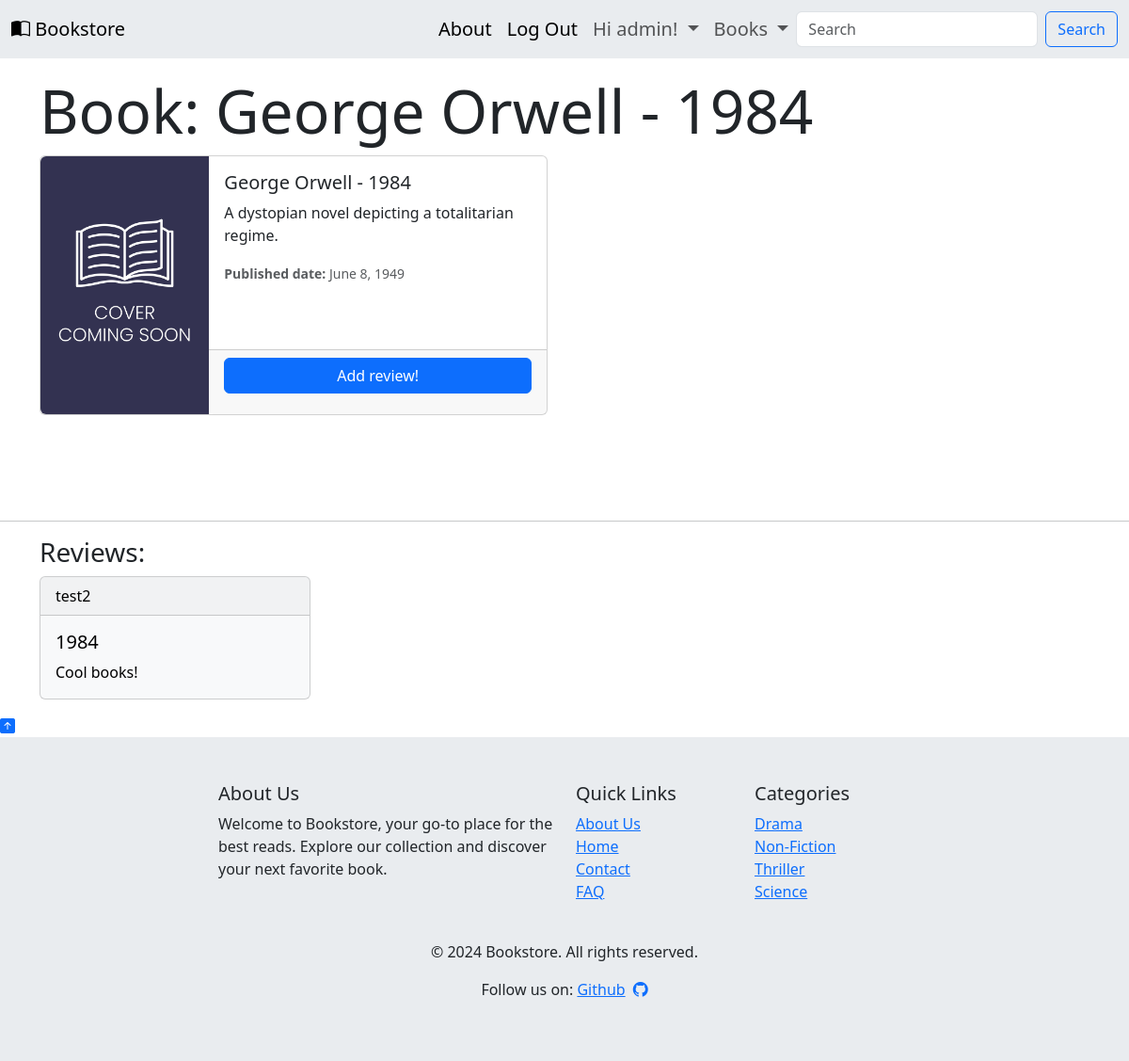
/books/d257a3ff-3d21-4b96-b703-7cc9d520c9b5/ (signed in), run on the app's committed database.
### accounts/models.py (models this page shows)
class CustomUser(AbstractUser):
    pass

### books/models.py (models this page shows, shortened)
class Book(models.Model):
    id = models.UUIDField(
        primary_key=True,
        default=uuid.uuid4,
        db_index=True,
        editable=False,
    )
    title = models.CharField(max_length=200)
    author = models.CharField(max_length=200)
    price = models.DecimalField(max_digits=6, decimal_places=2)
    cover = models.ImageField(
        upload_to="covers/",
        blank=True,
        default=get_default_cover,
    )
    description = models.TextField(blank=True, default="No description")
    published_date = models.DateField(default=date.today)
    category = models.ForeignKey(
        Category,
        on_delete=models.CASCADE,
        related_name="books",
        blank=True,
        null=True,
    )
    class Meta:
        verbose_name_plural = "Books"
        permissions = [
            ("special_status", "Can read all books"),
        ]

### reviews/models.py (models this page shows, shortened)
class Review(models.Model):
    book = models.ForeignKey(
        Book,
        on_delete=models.CASCADE,
        related_name="reviews",
    )
    review = models.TextField(blank=True)
    author = models.ForeignKey(
        get_user_model(),
        on_delete=models.CASCADE,
    )

### books/views.py (the view)
# urls.py: path("<uuid:pk>/", views.BookDetialView.as_view(), name="book_detail"),
class BookDetialView(
    mixins.LoginRequiredMixin,
    mixins.PermissionRequiredMixin,
    generic.DetailView,
):
    model = Book
    context_object_name = "book"
    template_name = "books/book_detail.html"
    login_url = "account_login"
    permission_required = "books.special_status"
    queryset = Book.objects.all().prefetch_related(
        "reviews__author",
    )

### books/context_processor.py (called while the page is built)
def categories(request):
    return {"categories": Category.objects.all()}

### templates/books/book_detail.html (shortened to what this page needs)
{% extends "_base.html" %}
{% block content %}
  <section style="padding: 5rem 0;">
    <div class="container">
      <h1 class="display-3 text-dark">Book: {{ book.author }} - {{ book.title }}</h1>
      <div class="card mb-3" style="max-width: 540px;">
        <div class="row g-0">
          <div class="col-md-4">
            <img src="{{ book.cover.url }}" alt="{{ book.title }}" class="img-fluid rounded-start">
          </div>
          <div class="col-md-8">
            <div class="card-body h-75">
              <h5 class="card-title">{{ book.author }} - {{ book.title }}</h5>
              <p class="card-text">{{ book.description }}</p>
              <p class="card-text">
                <small class="text-body-secondary"><b>Published date: </b>{{ book.published_date }}</small></p>
            </div>
            <div class="card-footer h-25">
              <a href="{% url 'reviews:review_create' book_id=book.id %}" class="btn btn-primary w-100">Add review!</a>
            </div>
          </div>
        </div>
      </div>
    </div>
  </section>
  <hr>
  <section>
    <div class="container">
      <div>
        <h3>Reviews:</h3>
        {% for review in book.reviews.all %}
          <div class="card text-bg-light mb-3" style="max-width: 18rem;">
            <div class="card-header">{{ review.author }}</div>
            <div class="card-body">
              <h5 class="card-title">{{ book.title }}</h5>
              <p class="card-text">{{ review.review }}</p>
            </div>
          </div>
        {% endfor %}
      </div>
    </div>
  </section>
{% endblock content %}

### templates/navbar.html (shortened to what this page needs)
<nav class="navbar navbar-expand-lg fixed-top bg-body-secondary c-navbar fs-5" style="z-index: 1050;">
  <div class="container-fluid">
    <a class="navbar-brand" href="{% url 'pages:home' %}">
      <i class="bi bi-book-half"class="d-inline-block align-text-top"></i>
      Bookstore
    </a>
    <div class="collapse navbar-collapse justify-content-end" id="navbarCollapse">
      <ul class="navbar-nav ps-5">
        <li class="nav-item">
          <a class="nav-link active" href="{% url 'pages:about' %}">
            About
          </a>
        </li>
        {% if user.is_authenticated %}
          <li class="nav-item">
            <a class="nav-link active" aria-current="page" href="{% url 'account_logout' %}">
              Log Out
            </a>
          </li>
          <li class="nav-item dropdown">
            <a class="nav-link dropdown-toggle" href="#" role="button" data-bs-toggle="dropdown" aria-expanded="false">
              Hi {{ user.username }}!
            </a>
          </li>
        {% endif %}
        <li class="nav-item dropdown">
          <a class="nav-link dropdown-toggle" href="#" role="button" data-bs-toggle="dropdown" aria-expanded="false">
            Books
          </a>
        </li>
      </ul>
      <form class="d-flex" action="{% url 'books:search_results' %}" method="get">
        <input class="form-control me-2" type="search" name="q" placeholder="Search" aria-\
               label="Search" >
        <button class="btn btn-outline-primary" type="submit">Search</button>
      </form>
    </div>
  </div>
</nav>

### staticfiles/css/base.css (style rules this page uses)
h1 { color:red }

### data on the page
CustomUser: username "admin"
Book: author "George Orwell", title "1984", description "A dystopian novel depicting a totalitarian regime.", published_date "June 8, 1949"
Review: author "test2", review "Cool books!"
